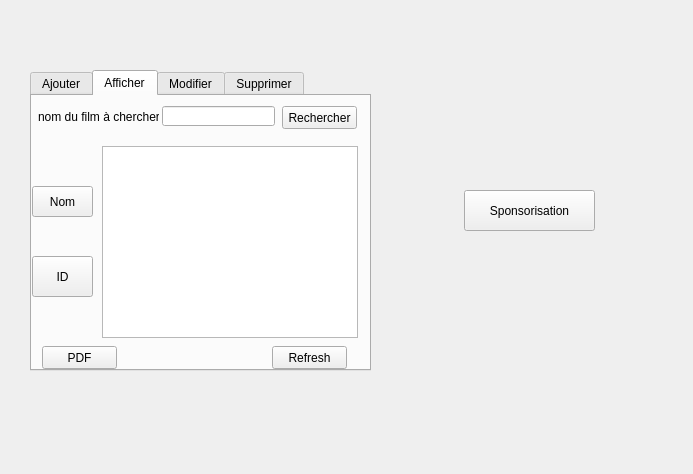
<?xml version="1.0" encoding="UTF-8"?>
<ui version="4.0">
 <class>gestsponso</class>
 <widget class="QDialog" name="gestsponso">
  <property name="geometry">
   <rect>
    <x>0</x>
    <y>0</y>
    <width>693</width>
    <height>474</height>
   </rect>
  </property>
  <property name="windowTitle">
   <string>Dialog</string>
  </property>
  <widget class="QTabWidget" name="tabWidget">
   <property name="geometry">
    <rect>
     <x>30</x>
     <y>70</y>
     <width>341</width>
     <height>301</height>
    </rect>
   </property>
   <property name="currentIndex">
    <number>1</number>
   </property>
   <widget class="QWidget" name="tab">
    <attribute name="title">
     <string>Ajouter</string>
    </attribute>
    <widget class="QLabel" name="label">
     <property name="geometry">
      <rect>
       <x>20</x>
       <y>20</y>
       <width>47</width>
       <height>13</height>
      </rect>
     </property>
     <property name="text">
      <string>Id </string>
     </property>
    </widget>
    <widget class="QLabel" name="label_2">
     <property name="geometry">
      <rect>
       <x>20</x>
       <y>70</y>
       <width>47</width>
       <height>13</height>
      </rect>
     </property>
     <property name="text">
      <string>Nom film</string>
     </property>
    </widget>
    <widget class="QLabel" name="label_3">
     <property name="geometry">
      <rect>
       <x>20</x>
       <y>120</y>
       <width>81</width>
       <height>16</height>
      </rect>
     </property>
     <property name="text">
      <string>Categorie film</string>
     </property>
    </widget>
    <widget class="QLabel" name="label_4">
     <property name="geometry">
      <rect>
       <x>20</x>
       <y>160</y>
       <width>47</width>
       <height>13</height>
      </rect>
     </property>
     <property name="text">
      <string>Prix film</string>
     </property>
    </widget>
    <widget class="QLineEdit" name="id_s">
     <property name="geometry">
      <rect>
       <x>100</x>
       <y>20</y>
       <width>113</width>
       <height>20</height>
      </rect>
     </property>
    </widget>
    <widget class="QLineEdit" name="catf_s">
     <property name="geometry">
      <rect>
       <x>100</x>
       <y>120</y>
       <width>113</width>
       <height>20</height>
      </rect>
     </property>
    </widget>
    <widget class="QLineEdit" name="nomf_s">
     <property name="geometry">
      <rect>
       <x>100</x>
       <y>60</y>
       <width>113</width>
       <height>20</height>
      </rect>
     </property>
    </widget>
    <widget class="QLineEdit" name="prix_s">
     <property name="geometry">
      <rect>
       <x>100</x>
       <y>160</y>
       <width>113</width>
       <height>20</height>
      </rect>
     </property>
    </widget>
    <widget class="QPushButton" name="pushButton">
     <property name="geometry">
      <rect>
       <x>120</x>
       <y>220</y>
       <width>75</width>
       <height>23</height>
      </rect>
     </property>
     <property name="text">
      <string>Ajouter</string>
     </property>
    </widget>
   </widget>
   <widget class="QWidget" name="tab_2">
    <attribute name="title">
     <string>Afficher</string>
    </attribute>
    <widget class="QTableView" name="tabs">
     <property name="geometry">
      <rect>
       <x>70</x>
       <y>50</y>
       <width>256</width>
       <height>192</height>
      </rect>
     </property>
    </widget>
    <widget class="QPushButton" name="btn_refresh">
     <property name="geometry">
      <rect>
       <x>240</x>
       <y>250</y>
       <width>75</width>
       <height>23</height>
      </rect>
     </property>
     <property name="text">
      <string>Refresh</string>
     </property>
    </widget>
    <widget class="QPushButton" name="btn_tri_nom">
     <property name="geometry">
      <rect>
       <x>0</x>
       <y>90</y>
       <width>61</width>
       <height>31</height>
      </rect>
     </property>
     <property name="text">
      <string>Nom</string>
     </property>
    </widget>
    <widget class="QPushButton" name="btn_tri_id">
     <property name="geometry">
      <rect>
       <x>0</x>
       <y>160</y>
       <width>61</width>
       <height>41</height>
      </rect>
     </property>
     <property name="text">
      <string>ID</string>
     </property>
    </widget>
    <widget class="QPushButton" name="btn_rechercher">
     <property name="geometry">
      <rect>
       <x>250</x>
       <y>10</y>
       <width>75</width>
       <height>23</height>
      </rect>
     </property>
     <property name="text">
      <string>Rechercher</string>
     </property>
    </widget>
    <widget class="QLabel" name="label_5">
     <property name="geometry">
      <rect>
       <x>6</x>
       <y>10</y>
       <width>121</width>
       <height>21</height>
      </rect>
     </property>
     <property name="text">
      <string>nom du film à chercher</string>
     </property>
    </widget>
    <widget class="QLineEdit" name="nom_a_chercher">
     <property name="geometry">
      <rect>
       <x>130</x>
       <y>10</y>
       <width>113</width>
       <height>20</height>
      </rect>
     </property>
    </widget>
    <widget class="QPushButton" name="btn_pdf">
     <property name="geometry">
      <rect>
       <x>10</x>
       <y>250</y>
       <width>75</width>
       <height>23</height>
      </rect>
     </property>
     <property name="text">
      <string>PDF</string>
     </property>
    </widget>
   </widget>
   <widget class="QWidget" name="tab_3">
    <attribute name="title">
     <string>Modifier</string>
    </attribute>
    <widget class="QLabel" name="label_7">
     <property name="geometry">
      <rect>
       <x>30</x>
       <y>30</y>
       <width>81</width>
       <height>16</height>
      </rect>
     </property>
     <property name="text">
      <string>id à modifier</string>
     </property>
    </widget>
    <widget class="QLabel" name="label_8">
     <property name="geometry">
      <rect>
       <x>30</x>
       <y>90</y>
       <width>81</width>
       <height>16</height>
      </rect>
     </property>
     <property name="text">
      <string>nouveau nom</string>
     </property>
    </widget>
    <widget class="QLabel" name="label_9">
     <property name="geometry">
      <rect>
       <x>30</x>
       <y>150</y>
       <width>101</width>
       <height>16</height>
      </rect>
     </property>
     <property name="text">
      <string>nouveau categorie</string>
     </property>
    </widget>
    <widget class="QLabel" name="label_10">
     <property name="geometry">
      <rect>
       <x>30</x>
       <y>200</y>
       <width>81</width>
       <height>20</height>
      </rect>
     </property>
     <property name="text">
      <string>nouveau prix</string>
     </property>
    </widget>
    <widget class="QPushButton" name="btn_modifier">
     <property name="geometry">
      <rect>
       <x>250</x>
       <y>230</y>
       <width>75</width>
       <height>23</height>
      </rect>
     </property>
     <property name="text">
      <string>Modifier</string>
     </property>
    </widget>
    <widget class="QLineEdit" name="id_a_modifier">
     <property name="geometry">
      <rect>
       <x>130</x>
       <y>30</y>
       <width>113</width>
       <height>20</height>
      </rect>
     </property>
    </widget>
    <widget class="QLineEdit" name="nv_nom">
     <property name="geometry">
      <rect>
       <x>130</x>
       <y>90</y>
       <width>113</width>
       <height>20</height>
      </rect>
     </property>
    </widget>
    <widget class="QLineEdit" name="nv_cat">
     <property name="geometry">
      <rect>
       <x>130</x>
       <y>150</y>
       <width>113</width>
       <height>20</height>
      </rect>
     </property>
    </widget>
    <widget class="QLineEdit" name="nv_prix">
     <property name="geometry">
      <rect>
       <x>130</x>
       <y>200</y>
       <width>113</width>
       <height>20</height>
      </rect>
     </property>
    </widget>
   </widget>
   <widget class="QWidget" name="tab_4">
    <attribute name="title">
     <string>Supprimer</string>
    </attribute>
    <widget class="QLabel" name="label_6">
     <property name="geometry">
      <rect>
       <x>10</x>
       <y>80</y>
       <width>171</width>
       <height>16</height>
      </rect>
     </property>
     <property name="text">
      <string>id du sponsorisation à supprimer</string>
     </property>
    </widget>
    <widget class="QLineEdit" name="id_a_supprimer">
     <property name="geometry">
      <rect>
       <x>130</x>
       <y>130</y>
       <width>113</width>
       <height>20</height>
      </rect>
     </property>
    </widget>
    <widget class="QPushButton" name="btn_supprimer">
     <property name="geometry">
      <rect>
       <x>200</x>
       <y>200</y>
       <width>75</width>
       <height>23</height>
      </rect>
     </property>
     <property name="text">
      <string>Supprimer</string>
     </property>
    </widget>
   </widget>
  </widget>
  <widget class="QPushButton" name="pushButton_2">
   <property name="geometry">
    <rect>
     <x>464</x>
     <y>190</y>
     <width>131</width>
     <height>41</height>
    </rect>
   </property>
   <property name="text">
    <string>Sponsorisation</string>
   </property>
  </widget>
 </widget>
 <resources/>
 <connections/>
</ui>
